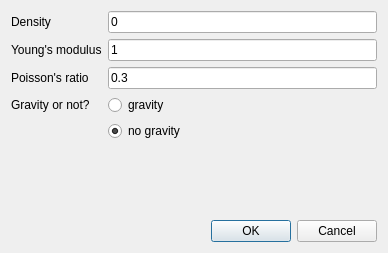
<?xml version="1.0" encoding="UTF-8"?>
<ui version="4.0">
 <class>Material</class>
 <widget class="QDialog" name="Material">
  <property name="geometry">
   <rect>
    <x>0</x>
    <y>0</y>
    <width>388</width>
    <height>253</height>
   </rect>
  </property>
  <property name="windowTitle">
   <string>Material Setting</string>
  </property>
  <property name="windowIcon">
   <iconset resource="../res.qrc">
    <normaloff>:/icon/icon/noun-resource-2845050.png</normaloff>:/icon/icon/noun-resource-2845050.png</iconset>
  </property>
  <layout class="QVBoxLayout" name="verticalLayout">
   <item>
    <layout class="QFormLayout" name="formLayout">
     <item row="0" column="0">
      <widget class="QLabel" name="densityLabel">
       <property name="text">
        <string>Density</string>
       </property>
      </widget>
     </item>
     <item row="0" column="1">
      <widget class="QLineEdit" name="densityLineEdit">
       <property name="text">
        <string>0</string>
       </property>
      </widget>
     </item>
     <item row="1" column="0">
      <widget class="QLabel" name="youngSModulusLabel">
       <property name="text">
        <string>Young's modulus</string>
       </property>
      </widget>
     </item>
     <item row="1" column="1">
      <widget class="QLineEdit" name="youngSModulusLineEdit">
       <property name="text">
        <string>1</string>
       </property>
      </widget>
     </item>
     <item row="2" column="0">
      <widget class="QLabel" name="poissonSRatioLabel">
       <property name="text">
        <string>Poisson's ratio</string>
       </property>
      </widget>
     </item>
     <item row="2" column="1">
      <widget class="QLineEdit" name="poissonSRatioLineEdit">
       <property name="text">
        <string>0.3</string>
       </property>
      </widget>
     </item>
     <item row="3" column="0">
      <widget class="QLabel" name="gravityOrNotLabel">
       <property name="text">
        <string>Gravity or not?</string>
       </property>
      </widget>
     </item>
     <item row="3" column="1">
      <widget class="QRadioButton" name="radioButton_yesGrav">
       <property name="text">
        <string>gravity</string>
       </property>
      </widget>
     </item>
     <item row="4" column="1">
      <widget class="QRadioButton" name="radioButton_noGrav">
       <property name="text">
        <string>no gravity</string>
       </property>
       <property name="checked">
        <bool>true</bool>
       </property>
      </widget>
     </item>
    </layout>
   </item>
   <item>
    <widget class="QDialogButtonBox" name="buttonBox">
     <property name="orientation">
      <enum>Qt::Horizontal</enum>
     </property>
     <property name="standardButtons">
      <set>QDialogButtonBox::Cancel|QDialogButtonBox::Ok</set>
     </property>
    </widget>
   </item>
  </layout>
 </widget>
 <resources>
  <include location="../res.qrc"/>
 </resources>
 <connections>
  <connection>
   <sender>buttonBox</sender>
   <signal>accepted()</signal>
   <receiver>Material</receiver>
   <slot>accept()</slot>
   <hints>
    <hint type="sourcelabel">
     <x>248</x>
     <y>254</y>
    </hint>
    <hint type="destinationlabel">
     <x>157</x>
     <y>274</y>
    </hint>
   </hints>
  </connection>
  <connection>
   <sender>buttonBox</sender>
   <signal>rejected()</signal>
   <receiver>Material</receiver>
   <slot>reject()</slot>
   <hints>
    <hint type="sourcelabel">
     <x>316</x>
     <y>260</y>
    </hint>
    <hint type="destinationlabel">
     <x>286</x>
     <y>274</y>
    </hint>
   </hints>
  </connection>
 </connections>
</ui>
